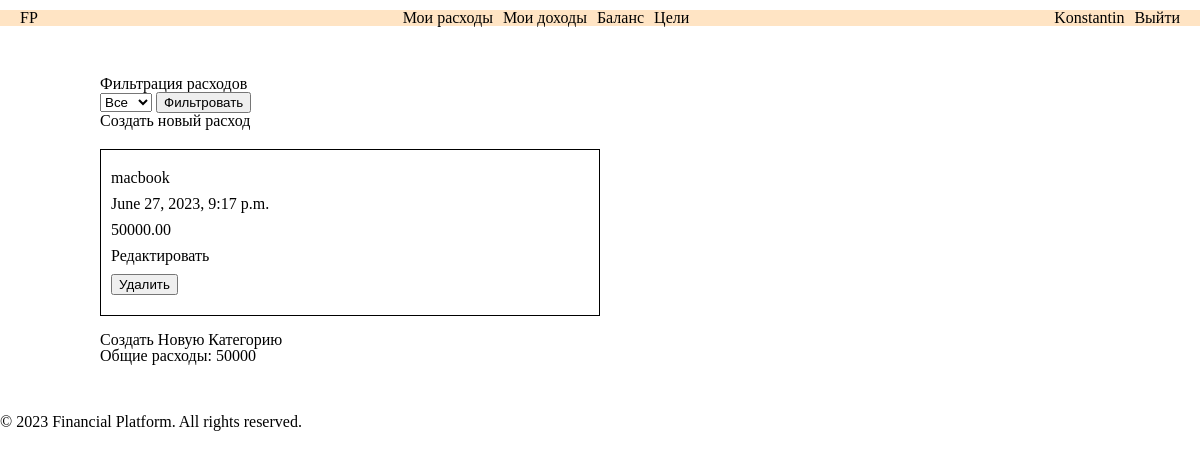
The app's page /expenses/ (signed in), older data.
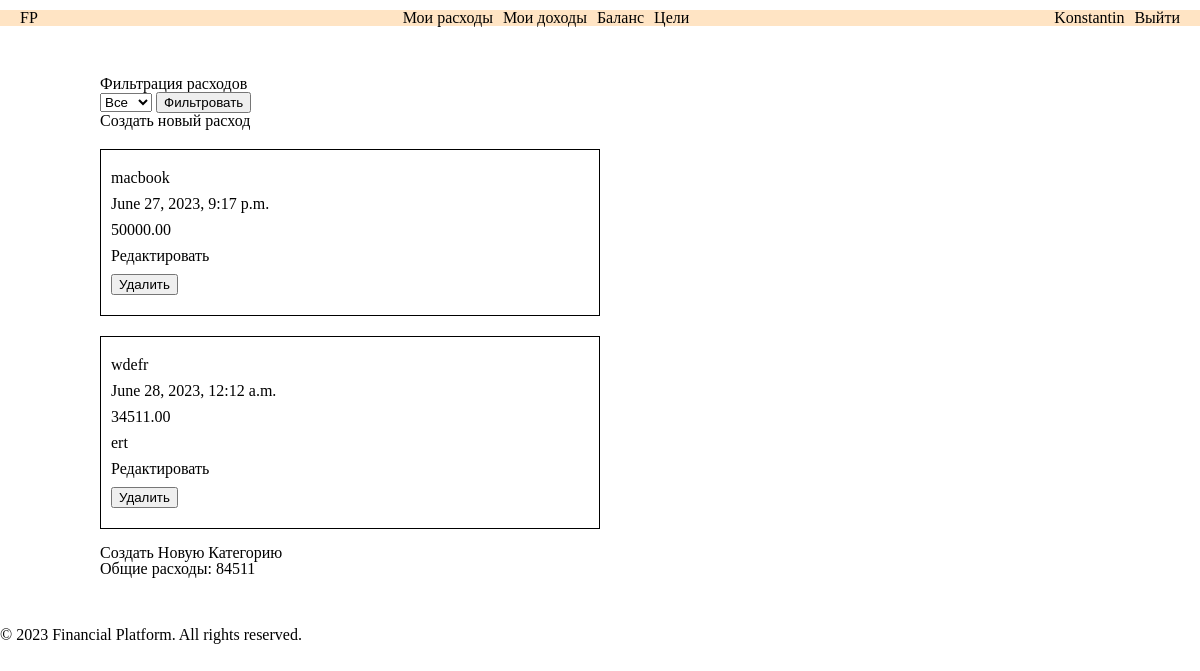
The same page, newer data.
### expenses/models.py (models this page shows, shortened)
class Expense(models.Model):
    expense_id = models.AutoField(primary_key=True)
    user = models.ForeignKey(User, on_delete=models.CASCADE)
    expense_name = models.CharField(max_length=255, blank=True)
    categories = models.ManyToManyField(ExpenseCategory)
    date = models.DateTimeField(default=timezone.now)
    amount = models.DecimalField(max_digits=10, decimal_places=2)
    description = models.TextField(blank=True)

### expenses/views.py (the view)
# urls.py: path('', expense_list, name='expense_list'),
@login_required
def expense_list(request):
    selected_year = request.GET.get('year')
    year = datetime.date.today().year
    month = datetime.date.today().month
    user = request.user
    if selected_year:
        expenses = Expense.objects.filter(date__year=selected_year, user=user)
        total_expenses_sum = calculate_total_expenses(selected_year, month, user)
    else:
        expenses = Expense.objects.filter(user=user)
        total_expenses_sum = calculate_total_expenses(year, month, user)
    expense_years = Expense.objects.filter(user=user).values('date__year').distinct().order_by('-date__year')
    context = {
        'expenses': expenses,
        'total_expenses_sum': total_expenses_sum,
        'selected_year': selected_year,
        'expense_years': expense_years,
    }
    return render(request, 'expenses/expense_list.html', context)

### expenses/views.py (called while the page is built)
def calculate_total_expenses(year, month, user):
    expenses = Expense.objects.filter(date__year=year, date__month=month, user=user)
    total_expenses = expenses.aggregate(Sum('amount'))['amount__sum'] or Decimal('0')
    return total_expenses

### expenses/templates/expenses/expense_list.html (shortened to what this page needs)
{% extends 'base.html' %}
{% load static %}
{% block content %}
<div class="expenses">
  <h2>Фильтрация расходов</h2>
  <form method="GET">
    <select name="year">
      <option value="">Все</option>
    </select>
    <button type="submit">Фильтровать</button>
  </form>
      <a href="{% url 'expense_create' %}">Создать новый расход</a> <br>
  {% for expense in expenses %}
  {% if expense.user == request.user %}
    <div class="card">
      <p>{{ expense.expense_name }}</p>
      <p>{{ expense.date }}</p>
      <p>{{ expense.amount }}</p>
      <p>{{ expense.description }}</p>
      <a href="{% url 'expense_edit' expense.expense_id %}">Редактировать</a>
      <form method="POST" action="{% url 'expense_delete' expense.expense_id %}">
        <button type="submit">Удалить</button>
      </form>
    </div>
  {% endif %}
  {% empty %}
    <p>Нет доступных расходов.</p>
  {% endfor %}
  <br>
  <a class="create-category" href="{% url 'expense_category_create' %}">Создать Новую Категорию</a>
  <br>
    <p class="ert">Общие расходы: {{ total_expenses_sum }}</p>
  </div>
{% endblock %}

Row changes from the older to the newer data that the page shows:
added Expense: expense_name "wdefr", date "June 28, 2023, 12:12 a.m.", amount "34511.00", description "ert"
Text that changed along with them:
{{ total_expenses_sum }}: "50000" → "84511"
